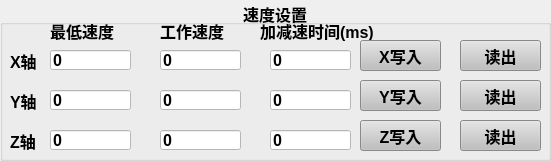
     <widget class="QGroupBox" name="groupBox_8">
      <property name="geometry">
       <rect>
        <x>10</x>
        <y>10</y>
        <width>551</width>
        <height>161</height>
       </rect>
      </property>
      <property name="font">
       <font>
        <family>Arial</family>
        <pointsize>12</pointsize>
        <weight>75</weight>
        <bold>true</bold>
       </font>
      </property>
      <property name="styleSheet">
       <string notr="true"/>
      </property>
      <property name="title">
       <string>速度设置</string>
      </property>
      <property name="alignment">
       <set>Qt::AlignCenter</set>
      </property>
      <widget class="QLabel" name="label_17">
       <property name="geometry">
        <rect>
         <x>10</x>
         <y>50</y>
         <width>31</width>
         <height>21</height>
        </rect>
       </property>
       <property name="font">
        <font>
         <family>Arial</family>
         <pointsize>12</pointsize>
        </font>
       </property>
       <property name="text">
        <string>X轴</string>
       </property>
      </widget>
      <widget class="QLineEdit" name="lineEdit_11">
       <property name="geometry">
        <rect>
         <x>50</x>
         <y>50</y>
         <width>81</width>
         <height>20</height>
        </rect>
       </property>
       <property name="font">
        <font>
         <family>Arial</family>
         <pointsize>12</pointsize>
        </font>
       </property>
       <property name="styleSheet">
        <string notr="true">background-color: rgb(255, 255, 255);</string>
       </property>
       <property name="text">
        <string>0</string>
       </property>
      </widget>
      <widget class="QLineEdit" name="lineEdit_12">
       <property name="geometry">
        <rect>
         <x>50</x>
         <y>90</y>
         <width>81</width>
         <height>20</height>
        </rect>
       </property>
       <property name="font">
        <font>
         <family>Arial</family>
         <pointsize>12</pointsize>
        </font>
       </property>
       <property name="styleSheet">
        <string notr="true">background-color: rgb(255, 255, 255);</string>
       </property>
       <property name="text">
        <string>0</string>
       </property>
      </widget>
      <widget class="QLabel" name="label_18">
       <property name="geometry">
        <rect>
         <x>10</x>
         <y>90</y>
         <width>31</width>
         <height>21</height>
        </rect>
       </property>
       <property name="font">
        <font>
         <family>Arial</family>
         <pointsize>12</pointsize>
        </font>
       </property>
       <property name="text">
        <string>Y轴</string>
       </property>
      </widget>
      <widget class="QLabel" name="label_19">
       <property name="geometry">
        <rect>
         <x>50</x>
         <y>20</y>
         <width>71</width>
         <height>21</height>
        </rect>
       </property>
       <property name="font">
        <font>
         <family>Arial</family>
         <pointsize>12</pointsize>
        </font>
       </property>
       <property name="text">
        <string>最低速度</string>
       </property>
      </widget>
      <widget class="QLineEdit" name="lineEdit_13">
       <property name="geometry">
        <rect>
         <x>160</x>
         <y>50</y>
         <width>81</width>
         <height>20</height>
        </rect>
       </property>
       <property name="font">
        <font>
         <family>Arial</family>
         <pointsize>12</pointsize>
        </font>
       </property>
       <property name="styleSheet">
        <string notr="true">background-color: rgb(255, 255, 255);</string>
       </property>
       <property name="text">
        <string>0</string>
       </property>
      </widget>
      <widget class="QLineEdit" name="lineEdit_14">
       <property name="geometry">
        <rect>
         <x>270</x>
         <y>50</y>
         <width>81</width>
         <height>20</height>
        </rect>
       </property>
       <property name="font">
        <font>
         <family>Arial</family>
         <pointsize>12</pointsize>
        </font>
       </property>
       <property name="styleSheet">
        <string notr="true">background-color: rgb(255, 255, 255);</string>
       </property>
       <property name="text">
        <string>0</string>
       </property>
      </widget>
      <widget class="QLineEdit" name="lineEdit_15">
       <property name="geometry">
        <rect>
         <x>160</x>
         <y>90</y>
         <width>81</width>
         <height>20</height>
        </rect>
       </property>
       <property name="font">
        <font>
         <family>Arial</family>
         <pointsize>12</pointsize>
        </font>
       </property>
       <property name="styleSheet">
        <string notr="true">background-color: rgb(255, 255, 255);</string>
       </property>
       <property name="text">
        <string>0</string>
       </property>
      </widget>
      <widget class="QLineEdit" name="lineEdit_16">
       <property name="geometry">
        <rect>
         <x>270</x>
         <y>90</y>
         <width>81</width>
         <height>20</height>
        </rect>
       </property>
       <property name="font">
        <font>
         <family>Arial</family>
         <pointsize>12</pointsize>
        </font>
       </property>
       <property name="styleSheet">
        <string notr="true">background-color: rgb(255, 255, 255);</string>
       </property>
       <property name="text">
        <string>0</string>
       </property>
      </widget>
      <widget class="QLabel" name="label_20">
       <property name="geometry">
        <rect>
         <x>160</x>
         <y>20</y>
         <width>71</width>
         <height>21</height>
        </rect>
       </property>
       <property name="font">
        <font>
         <family>Arial</family>
         <pointsize>12</pointsize>
        </font>
       </property>
       <property name="text">
        <string>工作速度</string>
       </property>
      </widget>
      <widget class="QLabel" name="label_21">
       <property name="geometry">
        <rect>
         <x>260</x>
         <y>20</y>
         <width>121</width>
         <height>21</height>
        </rect>
       </property>
       <property name="font">
        <font>
         <family>Arial</family>
         <pointsize>12</pointsize>
        </font>
       </property>
       <property name="text">
        <string>加减速时间(ms)</string>
       </property>
      </widget>
      <widget class="QPushButton" name="pushButton_74">
       <property name="geometry">
        <rect>
         <x>360</x>
         <y>40</y>
         <width>81</width>
         <height>31</height>
        </rect>
       </property>
       <property name="font">
        <font>
         <family>Arial</family>
         <pointsize>12</pointsize>
         <weight>75</weight>
         <bold>true</bold>
        </font>
       </property>
       <property name="styleSheet">
        <string notr="true">background-color: rgb(191, 191, 191);
color: rgb(0, 0, 0);</string>
       </property>
       <property name="text">
        <string>X写入</string>
       </property>
      </widget>
      <widget class="QPushButton" name="pushButton_75">
       <property name="geometry">
        <rect>
         <x>360</x>
         <y>80</y>
         <width>81</width>
         <height>31</height>
        </rect>
       </property>
       <property name="font">
        <font>
         <family>Arial</family>
         <pointsize>12</pointsize>
         <weight>75</weight>
         <bold>true</bold>
        </font>
       </property>
       <property name="styleSheet">
        <string notr="true">background-color: rgb(191, 191, 191);
color: rgb(0, 0, 0);</string>
       </property>
       <property name="text">
        <string>Y写入</string>
       </property>
      </widget>
      <widget class="QPushButton" name="pushButton_76">
       <property name="geometry">
        <rect>
         <x>360</x>
         <y>120</y>
         <width>81</width>
         <height>31</height>
        </rect>
       </property>
       <property name="font">
        <font>
         <family>Arial</family>
         <pointsize>12</pointsize>
         <weight>75</weight>
         <bold>true</bold>
        </font>
       </property>
       <property name="styleSheet">
        <string notr="true">background-color: rgb(191, 191, 191);
color: rgb(0, 0, 0);</string>
       </property>
       <property name="text">
        <string>Z写入</string>
       </property>
      </widget>
      <widget class="QLineEdit" name="lineEdit_17">
       <property name="geometry">
        <rect>
         <x>50</x>
         <y>130</y>
         <width>81</width>
         <height>20</height>
        </rect>
       </property>
       <property name="font">
        <font>
         <family>Arial</family>
         <pointsize>12</pointsize>
        </font>
       </property>
       <property name="styleSheet">
        <string notr="true">background-color: rgb(255, 255, 255);</string>
       </property>
       <property name="text">
        <string>0</string>
       </property>
      </widget>
      <widget class="QLabel" name="label_31">
       <property name="geometry">
        <rect>
         <x>10</x>
         <y>130</y>
         <width>31</width>
         <height>21</height>
        </rect>
       </property>
       <property name="font">
        <font>
         <family>Arial</family>
         <pointsize>12</pointsize>
        </font>
       </property>
       <property name="text">
        <string>Z轴</string>
       </property>
      </widget>
      <widget class="QLineEdit" name="lineEdit_18">
       <property name="geometry">
        <rect>
         <x>270</x>
         <y>130</y>
         <width>81</width>
         <height>20</height>
        </rect>
       </property>
       <property name="font">
        <font>
         <family>Arial</family>
         <pointsize>12</pointsize>
        </font>
       </property>
       <property name="styleSheet">
        <string notr="true">background-color: rgb(255, 255, 255);</string>
       </property>
       <property name="text">
        <string>0</string>
       </property>
      </widget>
      <widget class="QLineEdit" name="lineEdit_22">
       <property name="geometry">
        <rect>
         <x>160</x>
         <y>130</y>
         <width>81</width>
         <height>20</height>
        </rect>
       </property>
       <property name="font">
        <font>
         <family>Arial</family>
         <pointsize>12</pointsize>
        </font>
       </property>
       <property name="styleSheet">
        <string notr="true">background-color: rgb(255, 255, 255);</string>
       </property>
       <property name="text">
        <string>0</string>
       </property>
      </widget>
      <widget class="QPushButton" name="pushButton_77">
       <property name="geometry">
        <rect>
         <x>460</x>
         <y>40</y>
         <width>81</width>
         <height>31</height>
        </rect>
       </property>
       <property name="font">
        <font>
         <family>Arial</family>
         <pointsize>12</pointsize>
         <weight>75</weight>
         <bold>true</bold>
        </font>
       </property>
       <property name="styleSheet">
        <string notr="true">background-color: rgb(191, 191, 191);
color: rgb(0, 0, 0);</string>
       </property>
       <property name="text">
        <string>读出</string>
       </property>
      </widget>
      <widget class="QPushButton" name="pushButton_78">
       <property name="geometry">
        <rect>
         <x>460</x>
         <y>80</y>
         <width>81</width>
         <height>31</height>
        </rect>
       </property>
       <property name="font">
        <font>
         <family>Arial</family>
         <pointsize>12</pointsize>
         <weight>75</weight>
         <bold>true</bold>
        </font>
       </property>
       <property name="styleSheet">
        <string notr="true">background-color: rgb(191, 191, 191);
color: rgb(0, 0, 0);</string>
       </property>
       <property name="text">
        <string>读出</string>
       </property>
      </widget>
      <widget class="QPushButton" name="pushButton_79">
       <property name="geometry">
        <rect>
         <x>460</x>
         <y>120</y>
         <width>81</width>
         <height>31</height>
        </rect>
       </property>
       <property name="font">
        <font>
         <family>Arial</family>
         <pointsize>12</pointsize>
         <weight>75</weight>
         <bold>true</bold>
        </font>
       </property>
       <property name="styleSheet">
        <string notr="true">background-color: rgb(191, 191, 191);
color: rgb(0, 0, 0);</string>
       </property>
       <property name="text">
        <string>读出</string>
       </property>
      </widget>
     </widget>
